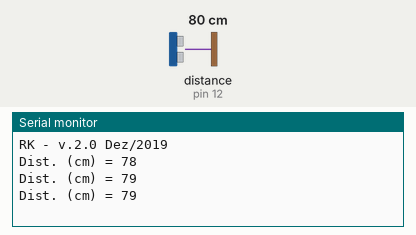
Simulated run of this sketch. Board: Arduino Uno, built with avr-gcc and run on an emulated ATmega328P. Shown: the last lines printed to the serial monitor. Wiring (inferred from the names in the program): ultrasonic range finder: trigger pin 13; echo pin 12. The inputs (shaded band) are chosen by the test bench; at power-on: distance to the obstacle (sensor on pin 12) 80 cm. The echo pulse lasts 58.3 µs per cm.

Above: at 1.3 s.
1.4 s: distance to the obstacle (sensor on pin 12) set to 2 cm
At 1.9 s:
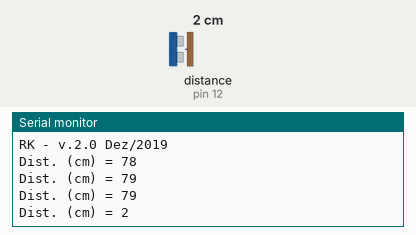
2.9 s: distance to the obstacle (sensor on pin 12) set to 4 cm
At 3.4 s:
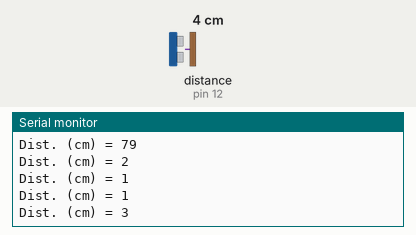
Timing chart, 0 to 5.9 s (numbered marks = the images above; inputs shaded):
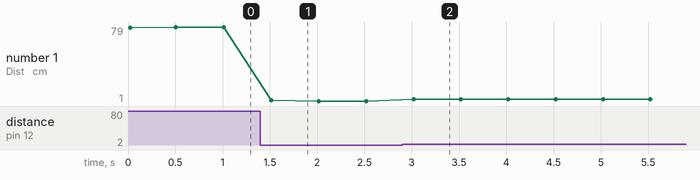

Measured:
- after the input at 1.4 s, the serial monitor: prints a new line after 0.12 s (image 1)
- after the input at 2.9 s, the serial monitor: prints a new line after 0.12 s (image 2)
- plotted number 1: 79 → 1 after the input at 1.4 s, 1 → 3 after the input at 2.9 s

The sketch:

teste_Shield_Rk_v1_ULTRA.ino
```cpp
/* Sketch:   teste_Shield_RK_v1_LED_RGB
   Objetivo: acionar o atuador óptico (LED RGB)
   Por:      Prof. Cláudio
   Em:       15.12.2019 - IFG - Campus Goiânia                    */

#include "Rkbuzledultra.h"     // comandos dos atuadores: Buzzer e LED RGB

void setup() {
  pinMode(TRIG,OUTPUT);
  pinMode(ECHO,INPUT);
  Serial.begin(9600);
  Serial.println("RK - v.2.0 Dez/2019\n\n");
}

void loop() {
  Serial.print("Dist. (cm) = ");
  Serial.println(ultrassom());
  esperar(0.5);
}
```

Rkbuzledultra.h
```cpp
/* RKbuzled.h - Arquivo cabeçalho para o roboKAW (RK)
   Procedimentos básicos do robô: esperar, apitar, ...
   29.10.2018 - Prof. Cláudio A. Fleury */

#define BUZ           5               // acionamento do buzzer
#define FREQBUZ       1000            // frequência em Hz do apito do buzzer (não é piezo speaker)
#define LIGA          HIGH
#define DESLIGA       LOW
#define VERM          A5              // LED vermelho
#define VERD          A4              // LED verde
#define AZUL          A3              // LED azul
#define TRIG          13              // pino de disparo dos 8 pulsos de 40 kHz do HC-SR04
#define ECHO          12              // pino de retorno do HC-SR04
//#define LED_CAT_COMUM
#define LED_AN_COMUM

/* Protótipos: */
int ultrassom(void);                  // retorna a dist. (cm) do RK ao obstáculo frontal
void esperar(float seg);              // atraso de tempo com CPU ocupada por 'seg' segundos
void apitar(float seg);               // apito em frequência FREQBUZ por 'seg' segundos
void led(byte cor,bool estado);       // liga/desliga ('estado') LED no pino 'cor'

int ultrassom(void) {
  long duracao;
  digitalWrite(TRIG, LOW);            // coloca em nível baixo o pino de disparo (trigger)
  delayMicroseconds(5);               // aguarda tempo mínimo
  digitalWrite(TRIG, HIGH);           // sobe o nível para iniciar emissão de 8 pulsos de 40 kHz
  delayMicroseconds(10);              // aguarda tempo mínimo
  digitalWrite(TRIG, LOW);            // retorna sinal para o nível baixo
  duracao = pulseIn(ECHO, HIGH);      // lê o sinal ECHO e retorna o tempo de viagem dos pulsos em us
  return duracao*0.017;               // calcula e retorna a distância em cm: d = v.t
}

void esperar(float seg) {
  delay(seg*1000);
}

void apitar(float seg) {
  digitalWrite(BUZ, HIGH);
  delay(seg*1000);
  digitalWrite(BUZ, LOW);
}

void led(byte cor,bool estado) {      // LED usado é do tipo Anodo Comum (5V)
#ifdef LED_AN_COMUM
  digitalWrite(cor, !estado);
#else
  digitalWrite(cor, estado);
#endif
}
```
